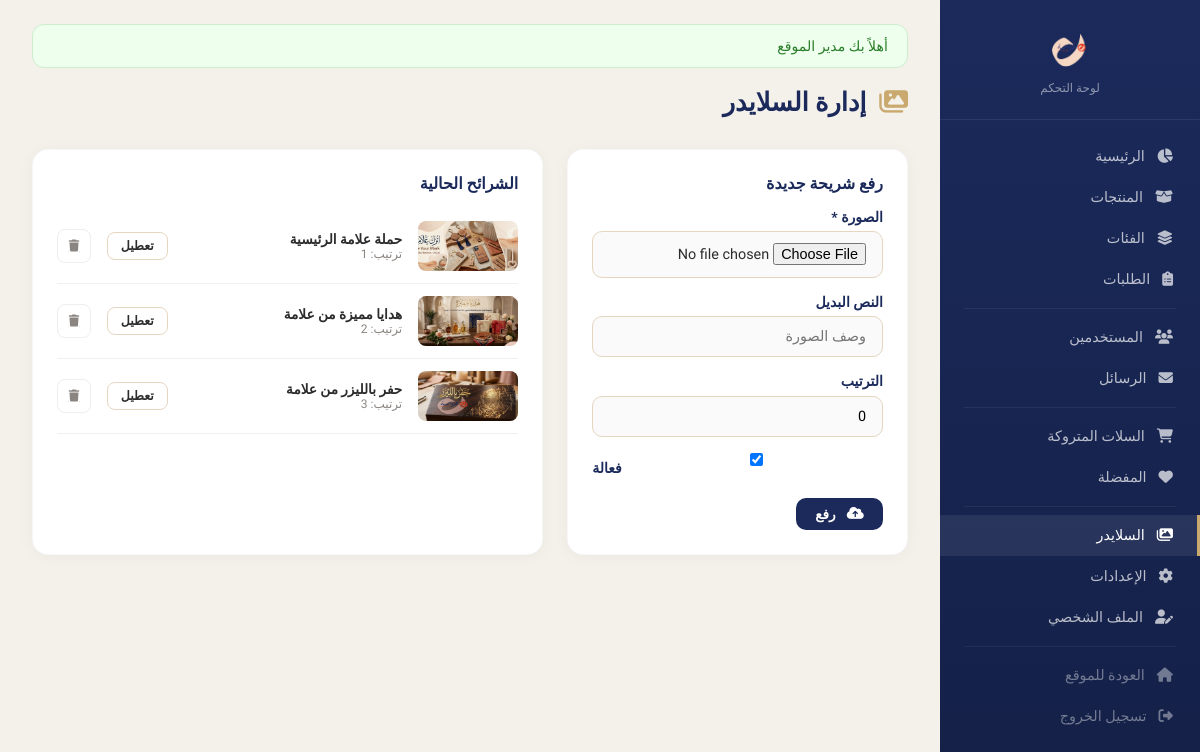
The app's page /admin/hero_slides.php (signed in) with its own data.
### tables this page shows
CREATE TABLE IF NOT EXISTS `hero_slides` (
  `id` INT UNSIGNED AUTO_INCREMENT PRIMARY KEY,
  `image` VARCHAR(255) NOT NULL,
  `alt_text` VARCHAR(200) DEFAULT NULL,
  `link` VARCHAR(255) DEFAULT NULL,
  `sort_order` INT DEFAULT 0,
  `is_active` TINYINT(1) DEFAULT 1,
  `created_at` DATETIME DEFAULT CURRENT_TIMESTAMP
);

### classes/Database.php (called while the page is built, shortened)
<?php
class Database {
    private static ?PDO $instance = null;
    public static function getInstance(): PDO {
        if (self::$instance === null) {
            try {
                $dsn = 'mysql:host=' . DB_HOST . ';dbname=' . DB_NAME . ';charset=' . DB_CHARSET;
                self::$instance = new PDO($dsn, DB_USER, DB_PASS, [
                    PDO::ATTR_ERRMODE            => PDO::ERRMODE_EXCEPTION,
                    PDO::ATTR_DEFAULT_FETCH_MODE  => PDO::FETCH_ASSOC,
                    PDO::ATTR_EMULATE_PREPARES    => false,
                    PDO::MYSQL_ATTR_INIT_COMMAND  => "SET NAMES utf8mb4 COLLATE utf8mb4_unicode_ci"
                ]);
            } catch (PDOException $e) {
                die('خطأ في الاتصال بقاعدة البيانات: ' . $e->getMessage());
            }
        }
        return self::$instance;
    }
}

### classes/Setting.php (called while the page is built, shortened)
<?php
require_once __DIR__ . '/Database.php';
class Setting {
    private PDO $db;
    public function __construct() {
        $this->db = Database::getInstance();
    }
    public function getHeroSlides(bool $activeOnly = true): array {
        $sql = "SELECT * FROM hero_slides";
        $sql .= " ORDER BY sort_order ASC";
        return $this->db->query($sql)->fetchAll();
    }
}

### admin/hero_slides.php (the view, shortened to what this page needs)
<?php
require_once __DIR__ . '/../classes/Setting.php';
$settingModel = new Setting();
$slides = $settingModel->getHeroSlides(false);
require_once __DIR__ . '/includes/header.php';
?>
<div class="admin-topbar"><div><h1><i class="fa-solid fa-images" style="margin-left:0.4rem;color:var(--admin-gold);"></i> إدارة السلايدر</h1></div></div>
<div style="display:grid;grid-template-columns:1fr 1.5fr;gap:1.5rem;">
  <div class="admin-card">
    <h2 style="font-size:1rem;font-weight:700;color:var(--admin-navy);margin-bottom:1rem;">رفع شريحة جديدة</h2>
    <form method="POST" enctype="multipart/form-data" class="admin-form">
      <label>الصورة *</label><input type="file" name="slide_image" accept="image/*" required>
      <label>النص البديل</label><input type="text" name="alt_text" placeholder="وصف الصورة">
      <label>الترتيب</label><input type="number" name="sort_order" value="0">
      <label style="display:flex;align-items:center;gap:0.5rem;cursor:pointer;margin-bottom:1rem;"><input type="checkbox" name="is_active" checked> فعالة</label>
      <button type="submit" class="btn-admin btn-admin--primary"><i class="fa-solid fa-cloud-arrow-up" style="margin-left:0.3rem;"></i> رفع</button>
    </form>
  </div>
  <div class="admin-card">
    <h2 style="font-size:1rem;font-weight:700;color:var(--admin-navy);margin-bottom:1rem;">الشرائح الحالية</h2>
    <?php if (empty($slides)): ?><div class="empty-state"><p>لا توجد شرائح</p></div>
    <?php else: foreach ($slides as $s): ?>
    <div style="display:flex;align-items:center;gap:1rem;padding:0.75rem 0;border-bottom:1px solid #f0f0f0;">
      <img src="../<?= htmlspecialchars($s['image']) ?>" style="width:100px;height:50px;object-fit:cover;border-radius:8px;" alt="">
      <div style="flex:1;"><p style="font-size:0.85rem;font-weight:600;"><?= $s['alt_text'] ?: 'بدون وصف' ?></p><p style="font-size:0.75rem;color:var(--admin-gray);">ترتيب: <?= $s['sort_order'] ?></p></div>
      <a href="hero_slides.php?toggle=<?= $s['id'] ?>" class="btn-admin btn-admin--outline btn-admin--sm"><?= $s['is_active'] ? 'تعطيل' : 'تفعيل' ?></a>
      <a href="hero_slides.php?delete=<?= $s['id'] ?>" class="btn-admin--icon" onclick="return confirm('حذف؟')"><i class="fa-solid fa-trash" style="font-size:12px;"></i></a>
    </div>
    <?php endforeach; endif; ?>
  </div>
</div>
<?php require_once __DIR__ . '/includes/footer.php'; ?>

### admin/css/admin.css (style rules this page uses)
:root { --admin-navy: #1B2A5B; --admin-navy-light: #2A3F7E; --admin-gold: #C9A96E; --admin-red: #D63B2F; --admin-bg: #F4F1EB; --admin-card: #FFFFFF; --admin-sidebar: #1B2A5B; --admin-text: #2C2C2C; --admin-gray: #8A8580; --admin-border: #E5D6BF; --admin-radius: 16px; --admin-shadow: 0 2px 16px rgba(0, 0, 0, 0.04); }
* { margin: 0; padding: 0; box-sizing: border-box; }
body { font-family: 'Tajawal', sans-serif; background: var(--admin-bg); color: var(--admin-text); direction: rtl; text-align: right; min-height: 100vh; }
.admin-topbar { display: flex; align-items: center; justify-content: space-between; margin-bottom: 2rem; flex-wrap: wrap; gap: 1rem; }
.admin-topbar h1 { font-weight: 800; color: var(--admin-navy); font-size: 1.6rem; }
.admin-card { background: var(--admin-card); border-radius: var(--admin-radius); box-shadow: var(--admin-shadow); padding: 1.5rem; margin-bottom: 1.5rem; border: 1px solid rgba(0, 0, 0, 0.03); }
.btn-admin { display: inline-flex; align-items: center; gap: 0.4rem; padding: 0.5rem 1.2rem; border: none; border-radius: 10px; font-family: 'Tajawal', sans-serif; font-weight: 600; font-size: 0.85rem; cursor: pointer; transition: all 0.2s; text-decoration: none; }
.btn-admin--primary { background: var(--admin-navy); color: #fff; }
.btn-admin--outline { background: transparent; border: 1.5px solid var(--admin-border); color: var(--admin-text); }
.btn-admin--sm { padding: 0.35rem 0.8rem; font-size: 0.78rem; border-radius: 8px; }
.btn-admin--icon { width: 34px; height: 34px; padding: 0; display: inline-flex; align-items: center; justify-content: center; border-radius: 8px; border: 1px solid #eee; background: #fff; color: var(--admin-gray); cursor: pointer; transition: 0.2s; }
.admin-form label { display: block; font-weight: 600; color: var(--admin-navy); margin-bottom: 0.4rem; font-size: 0.88rem; }
.admin-form input, .admin-form select, .admin-form textarea { width: 100%; padding: 0.7rem 1rem; border: 1.5px solid var(--admin-border); border-radius: 10px; font-family: 'Tajawal', sans-serif; font-size: 0.9rem; transition: border-color 0.2s; outline: none; margin-bottom: 1rem; background: #FAFAFA; }

### records on screen
hero_slides: image (picture), alt_text "حملة علامة الرئيسية", sort_order "1", is_active "تعطيل"
hero_slides: image (picture), alt_text "هدايا مميزة من علامة", sort_order "2", is_active "تعطيل"
hero_slides: image (picture), alt_text "حفر بالليزر من علامة", sort_order "3", is_active "تعطيل"

### other values on screen
$flash['message'] "أهلاً بك مدير الموقع"
